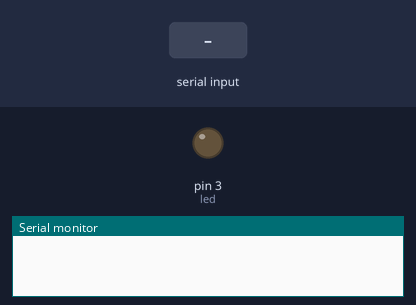
Simulated run of this sketch. Board: Arduino Uno, built with avr-gcc and run on an emulated ATmega328P. Shown: output pins drawn as LEDs (lit = HIGH), the last lines printed to the serial monitor. The test bench sets the inputs (shaded band).

Above: at 1.2 s.
1.3 s: "1" received over the second serial link
At 2.3 s:
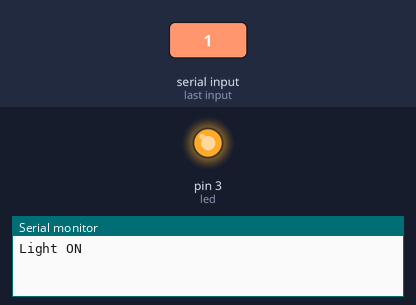
2.8 s: "0" received over the second serial link
At 3.5 s:
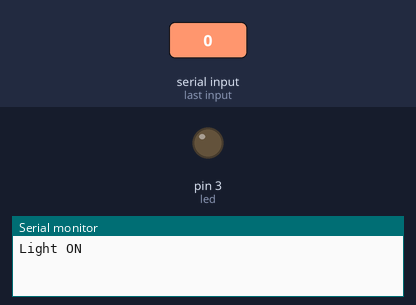
Timing chart, 0 to 5.8 s (numbered marks = the images above; inputs shaded):
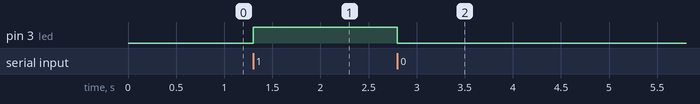

Measured:
- after the input at 1.3 s, pin 3 (led): LOW → HIGH at once
- after the input at 2.8 s, pin 3 (led): HIGH → LOW at once

The sketch:

Wireless_communication.ino
```cpp
#include <Arduino.h>
#include <Wire.h>
#include <SoftwareSerial.h>

int led = 3;

SoftwareSerial Bluetooth(0, 1);
char Data;
void sendData(String transmitData){Bluetooth.println(transmitData);}

void setup()
{
  Serial.begin(9600);
  Bluetooth.begin(9600);
  pinMode(led,OUTPUT);
}

void loop(){
    if(Bluetooth.available())
    {
      Data=Bluetooth.read();
      if(Data==('1'))
      {
        digitalWrite(led,1);
        sendData("Light ON");
        Serial.println("Light ON");
      }
      if(Data==('0'))
      {
        digitalWrite(led,0);
        sendData("Light OFF");
      }
    }
}
```
